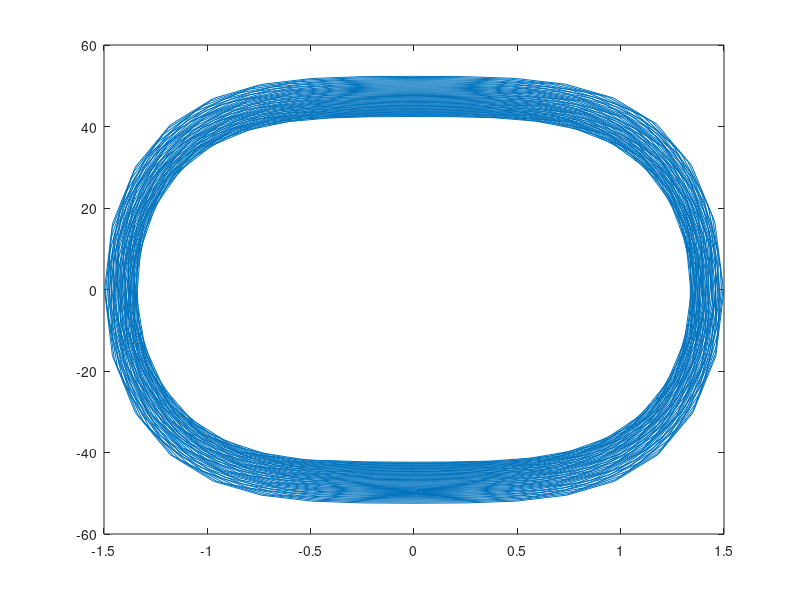

This figure's MATLAB source:

u0 = 1.5;
v0 = 0;
s1 = 100;
s2 = 10;
T = 0.15153;
Dt = T/32;
tmax = 50*T;
tt = 0:Dt:tmax;

%RK3

f1 = @(t,u,z) z;
f2 = @(t,u,z) -s1*(1 + s2*(u^2))*u;

u = zeros(length(tt),1);
z = zeros(length(tt),1);
u(1) = u0;
z(1) = v0; 


for i = 1:1600
  K1u = f1(tt(i), u(i), z(i));
  K1z = f2(tt(i), u(i), z(i));
  
  K2u = f1(tt(i) + Dt/2, u(i) + Dt*K1u/2, z(i)+ Dt*K1z/2);
  K2z = f2(tt(i) + Dt/2, u(i) + Dt*K1u/2, z(i)+ Dt*K1z/2);
  
  K3u = f1(tt(i) + Dt, u(i) + Dt*(-K1u + 2*K2u), z(i) + Dt*(-K1z + 2*K2z));
  K3z = f2(tt(i) + Dt, u(i) + Dt*(-K1u + 2*K2u), z(i) + Dt*(-K1z + 2*K2z));
  
  
  u(i+1) = u(i) + (Dt/6)*(K1u + 4*K2u + K3u);
  z(i+1) = z(i) + (Dt/6)*(K1z + 4*K2z + K3z);
  
  
endfor

%z es la velocidad
plot(u,z);
